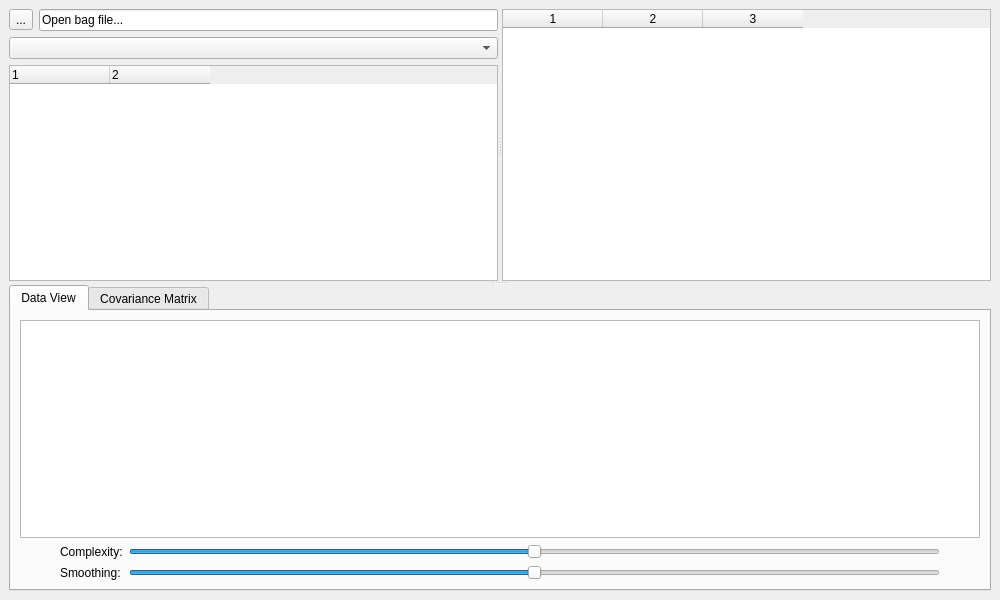
<?xml version="1.0" encoding="UTF-8"?>
<ui version="4.0">
 <class>form_main</class>
 <widget class="QMainWindow" name="form_main">
  <property name="geometry">
   <rect>
    <x>0</x>
    <y>0</y>
    <width>1000</width>
    <height>600</height>
   </rect>
  </property>
  <property name="windowTitle">
   <string>Noise Analysis</string>
  </property>
  <widget class="QWidget" name="centralwidget">
   <layout class="QGridLayout" name="gridLayout">
    <item row="0" column="0">
     <widget class="QSplitter" name="splitter_main">
      <property name="orientation">
       <enum>Qt::Vertical</enum>
      </property>
      <widget class="QSplitter" name="splitter_fields">
       <property name="orientation">
        <enum>Qt::Horizontal</enum>
       </property>
       <widget class="QWidget" name="layoutWidget">
        <layout class="QVBoxLayout" name="layout_input">
         <item>
          <layout class="QHBoxLayout" name="layout_bag">
           <item>
            <widget class="QToolButton" name="button_open_bag">
             <property name="text">
              <string>...</string>
             </property>
             <property name="icon">
              <iconset theme="document-open">
               <normaloff>.</normaloff>.</iconset>
             </property>
            </widget>
           </item>
           <item>
            <widget class="QLineEdit" name="lineedit_bag">
             <property name="text">
              <string>Open bag file...</string>
             </property>
             <property name="readOnly">
              <bool>true</bool>
             </property>
            </widget>
           </item>
          </layout>
         </item>
         <item>
          <widget class="QComboBox" name="combobox_topics"/>
         </item>
         <item>
          <widget class="QTreeWidget" name="tree_message">
           <property name="minimumSize">
            <size>
             <width>300</width>
             <height>0</height>
            </size>
           </property>
           <property name="columnCount">
            <number>2</number>
           </property>
           <attribute name="headerStretchLastSection">
            <bool>false</bool>
           </attribute>
           <column>
            <property name="text">
             <string notr="true">1</string>
            </property>
           </column>
           <column>
            <property name="text">
             <string notr="true">2</string>
            </property>
           </column>
          </widget>
         </item>
        </layout>
       </widget>
       <widget class="QWidget" name="verticalLayoutWidget">
        <layout class="QVBoxLayout" name="layout_fields">
         <property name="spacing">
          <number>0</number>
         </property>
         <item>
          <widget class="QTableWidget" name="table_datasets">
           <property name="minimumSize">
            <size>
             <width>300</width>
             <height>250</height>
            </size>
           </property>
           <property name="columnCount">
            <number>3</number>
           </property>
           <column/>
           <column/>
           <column/>
          </widget>
         </item>
        </layout>
       </widget>
      </widget>
      <widget class="QTabWidget" name="tabs">
       <property name="minimumSize">
        <size>
         <width>0</width>
         <height>300</height>
        </size>
       </property>
       <property name="currentIndex">
        <number>0</number>
       </property>
       <widget class="QWidget" name="tab_data_view">
        <attribute name="title">
         <string>Data View</string>
        </attribute>
        <layout class="QVBoxLayout" name="verticalLayout">
         <item>
          <layout class="QHBoxLayout" name="layout_chartview">
           <property name="spacing">
            <number>0</number>
           </property>
           <item>
            <widget class="QChartView" name="chartview"/>
           </item>
          </layout>
         </item>
         <item>
          <layout class="QHBoxLayout" name="layout_spline">
           <item>
            <spacer name="horizontalSpacer">
             <property name="orientation">
              <enum>Qt::Horizontal</enum>
             </property>
             <property name="sizeType">
              <enum>QSizePolicy::Maximum</enum>
             </property>
             <property name="sizeHint" stdset="0">
              <size>
               <width>40</width>
               <height>20</height>
              </size>
             </property>
            </spacer>
           </item>
           <item>
            <layout class="QFormLayout" name="formLayout">
             <item row="0" column="0">
              <widget class="QLabel" name="label_bases">
               <property name="text">
                <string>Complexity:</string>
               </property>
              </widget>
             </item>
             <item row="0" column="1">
              <widget class="QSlider" name="slider_basis_ratio">
               <property name="maximum">
                <number>100</number>
               </property>
               <property name="value">
                <number>50</number>
               </property>
               <property name="orientation">
                <enum>Qt::Horizontal</enum>
               </property>
              </widget>
             </item>
             <item row="1" column="0">
              <widget class="QLabel" name="label_smoothness">
               <property name="text">
                <string>Smoothing:</string>
               </property>
              </widget>
             </item>
             <item row="1" column="1">
              <widget class="QSlider" name="slider_smoothness">
               <property name="minimum">
                <number>-50</number>
               </property>
               <property name="maximum">
                <number>50</number>
               </property>
               <property name="orientation">
                <enum>Qt::Horizontal</enum>
               </property>
              </widget>
             </item>
            </layout>
           </item>
           <item>
            <spacer name="horizontalSpacer_2">
             <property name="orientation">
              <enum>Qt::Horizontal</enum>
             </property>
             <property name="sizeType">
              <enum>QSizePolicy::Maximum</enum>
             </property>
             <property name="sizeHint" stdset="0">
              <size>
               <width>40</width>
               <height>20</height>
              </size>
             </property>
            </spacer>
           </item>
          </layout>
         </item>
        </layout>
       </widget>
       <widget class="QWidget" name="tab_covariance_matrix">
        <attribute name="title">
         <string>Covariance Matrix</string>
        </attribute>
       </widget>
      </widget>
     </widget>
    </item>
   </layout>
  </widget>
 </widget>
 <customwidgets>
  <customwidget>
   <class>QChartView</class>
   <extends>QGraphicsView</extends>
   <header>QtCharts</header>
  </customwidget>
 </customwidgets>
 <resources/>
 <connections/>
</ui>
